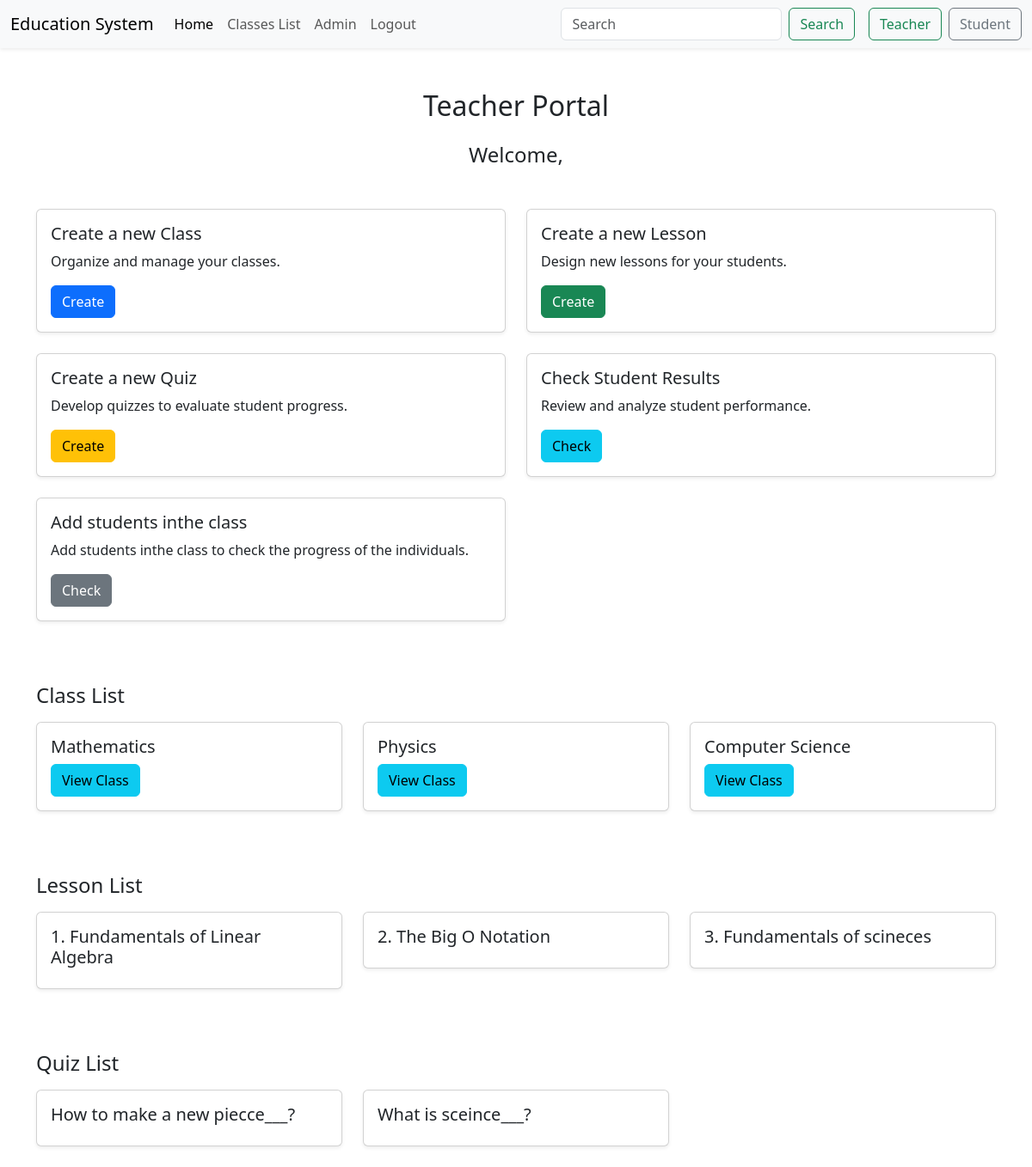
The app's page /Teacher_portal with its own data.
### main_app/models.py (models this page shows, shortened)
class Class(models.Model):
    name = models.CharField(max_length=100)
    teacher = models.ForeignKey(Teacher, on_delete=models.CASCADE)

class Lesson(models.Model):
    title = models.CharField(max_length=100)
    class_obj = models.ForeignKey(Class, on_delete=models.CASCADE, related_name='lessons')

class Question(models.Model):
    lesson = models.ForeignKey(Lesson, on_delete=models.CASCADE, related_name='questions')
    question_text = models.TextField()
    QUESTION_TYPES = (
        ('FB', 'Fill in the blanks'),
        ('TF', 'True/False'),
        ('MC', 'Multiple Choice'),
    )
    question_type = models.CharField(max_length=100, choices=QUESTION_TYPES)
    question_answer = models.CharField(max_length=254)

### main_app/views.py (the view)
# urls.py: path('Teacher_portal', TeacherPortal, name='Teacher_portal'),
def TeacherPortal(request):
    classes = Class.objects.all()
    Quizez =Question.objects.all()
    Lessons = Lesson.objects.all()
    context = {'classes':classes, 'Quizez':Quizez, 'Lessons': Lessons}
    return render(request, 'Teacher/Teacher_portal.html', context)

### main_app/Templates/Teacher/Teacher_portal.html (shortened to what this page needs)
{% extends 'Base.html' %}
{% block body %}
  <div class="container mt-5">
    <h2 class="text-center mb-4">Teacher Portal</h2>
    <h4 class="text-center mb-4">Welcome, {{ user.username }}</h4>
    <div class="row mt-5">
      <div class="col-md-6">
        <div class="card shadow-sm mb-4">
          <div class="card-body">
            <h5 class="card-title">Create a new Class</h5>
            <p class="card-text">Organize and manage your classes.</p>
            <a href="{% url 'create_class' %}" class="btn btn-primary">Create</a>
          </div>
        </div>
      </div>
      <div class="col-md-6">
        <div class="card shadow-sm mb-4">
          <div class="card-body">
            <h5 class="card-title">Create a new Lesson</h5>
            <p class="card-text">Design new lessons for your students.</p>
            <a href="{% url 'create_lesson' %}" class="btn btn-success">Create</a>
          </div>
        </div>
      </div>
      <div class="col-md-6">
        <div class="card shadow-sm mb-4">
          <div class="card-body">
            <h5 class="card-title">Create a new Quiz</h5>
            <p class="card-text">Develop quizzes to evaluate student progress.</p>
            <a href="{% url 'create_quiz' %}" class="btn btn-warning">Create</a>
          </div>
        </div>
      </div>
      <div class="col-md-6">
        <div class="card shadow-sm mb-4">
          <div class="card-body">
            <h5 class="card-title">Check Student Results</h5>
            <p class="card-text">Review and analyze student performance.</p>
            <a href="{% url 'check_result' %}" class="btn btn-info">Check</a>
          </div>
        </div>
      </div>
      <div class="col-md-6">
        <div class="card shadow-sm mb-4">
          <div class="card-body">
            <h5 class="card-title">Add students inthe class</h5>
            <p class="card-text">Add students inthe class to check the progress of the individuals.</p>
            <a href="{% url 'assign_class' %}" class="btn btn-secondary">Check</a>
          </div>
        </div>
      </div>
    </div>
    <div class="row mt-5">
      <div class="col-12">
        <h4 class="mb-3">Class List</h4>
      </div>
      {% for class in classes %}
        <div class="col-md-6 col-lg-4 mb-4">
          <div class="card shadow-sm">
            <div class="card-body">
              <h5 class="card-title">{{ class.name }}</h5>
              <a href="{% url 'class_detail' class.id %}" class="btn btn-info">View Class</a>
            </div>
          </div>
        </div>
      {% endfor %}
    </div>
    <div class="row mt-5">
      <div class="col-12">
        <h4 class="mb-3">Lesson List</h4>
      </div>
      {% for lesson in Lessons %}
        <div class="col-md-6 col-lg-4 mb-4">
          <div class="card shadow-sm">
            <div class="card-body">
              <h5 class="card-title">{{ forloop.counter }}. {{ lesson.title }}</h5>
            </div>
          </div>
        </div>
      {% endfor %}
    </div>
    <div class="row mt-5">
      <div class="col-12">
        <h4 class="mb-3">Quiz List</h4>
      </div>
      {% for quiz in Quizez %}
        <div class="col-md-6 col-lg-4 mb-4">
          <div class="card shadow-sm">
            <div class="card-body">
              <h5 class="card-title">{{ quiz.question_text }}</h5>
            </div>
          </div>
        </div>
      {% endfor %}
    </div>
  </div>
{% endblock %}

### Templates/Base.html (shortened to what this page needs)
<!DOCTYPE html>
<html lang="en">
  <head>
    <link href="https://cdn.jsdelivr.net/npm/bootstrap@5.3.3/dist/css/bootstrap.min.css" rel="stylesheet" />
  </head>
  <body>
    {% include 'Header.html' %}
    {% block body %}{% endblock %}
  </body>
</html>

### Templates/Header.html (shortened to what this page needs)
<nav class="navbar navbar-expand-lg bg-light navbar-light shadow-sm">
  <div class="container-fluid">
    <a class="navbar-brand" href="#">Education System</a>
    <div class="collapse navbar-collapse" id="navbarSupportedContent">
      <ul class="navbar-nav me-auto mb-2 mb-lg-0">
        <li class="nav-item">
          <a class="nav-link active" aria-current="page" href="{% url 'Home' %}">Home</a>
        </li>
        <li class="nav-item">
          <a class="nav-link" href="#">Classes List</a>
        </li>
        <li class="nav-item">
          <a class="nav-link" href="{% url 'dashboard' %}">Admin</a>
        </li>
        <li class="nav-item">
          <a class="nav-link" href="{% url 'logout' %}">Logout</a>
        </li>
      </ul>
      <form class="d-flex" role="search">
        <input class="form-control me-2" type="search" placeholder="Search" aria-label="Search" />
        <button class="btn btn-outline-success" type="submit">Search</button>
      </form>
      <form class="d-flex ms-3">
        <button class="btn btn-outline-success me-2" type="button">Teacher</button>
        <button class="btn btn-outline-secondary" type="button">Student</button>
      </form>
    </div>
  </div>
</nav>
<link href="https://stackpath.bootstrapcdn.com/bootstrap/5.3.0/css/bootstrap.min.css" rel="stylesheet" />

### Templates/Base.html (style rules this page uses)
html, body { height: 100%; }
body { display: flex; flex-direction: column; }
.container { flex: 1; }

### records on screen
Class: name "Mathematics"
Class: name "Physics"
Class: name "Computer Science"
Lesson: title "Fundamentals of Linear Algebra"
Lesson: title "The Big O Notation"
Lesson: title "Fundamentals of scineces"
Question: question_text "How to make a new piecce___?"
Question: question_text "What is sceince___?"
